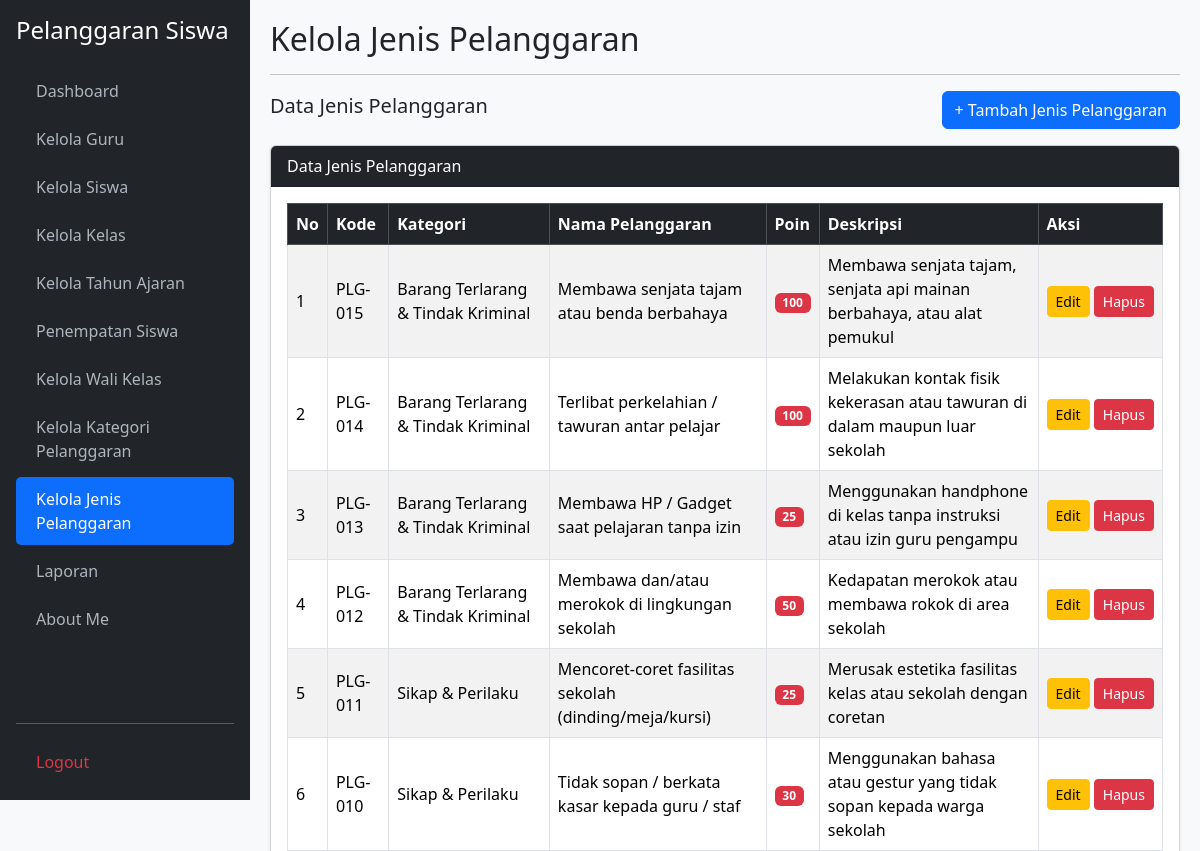
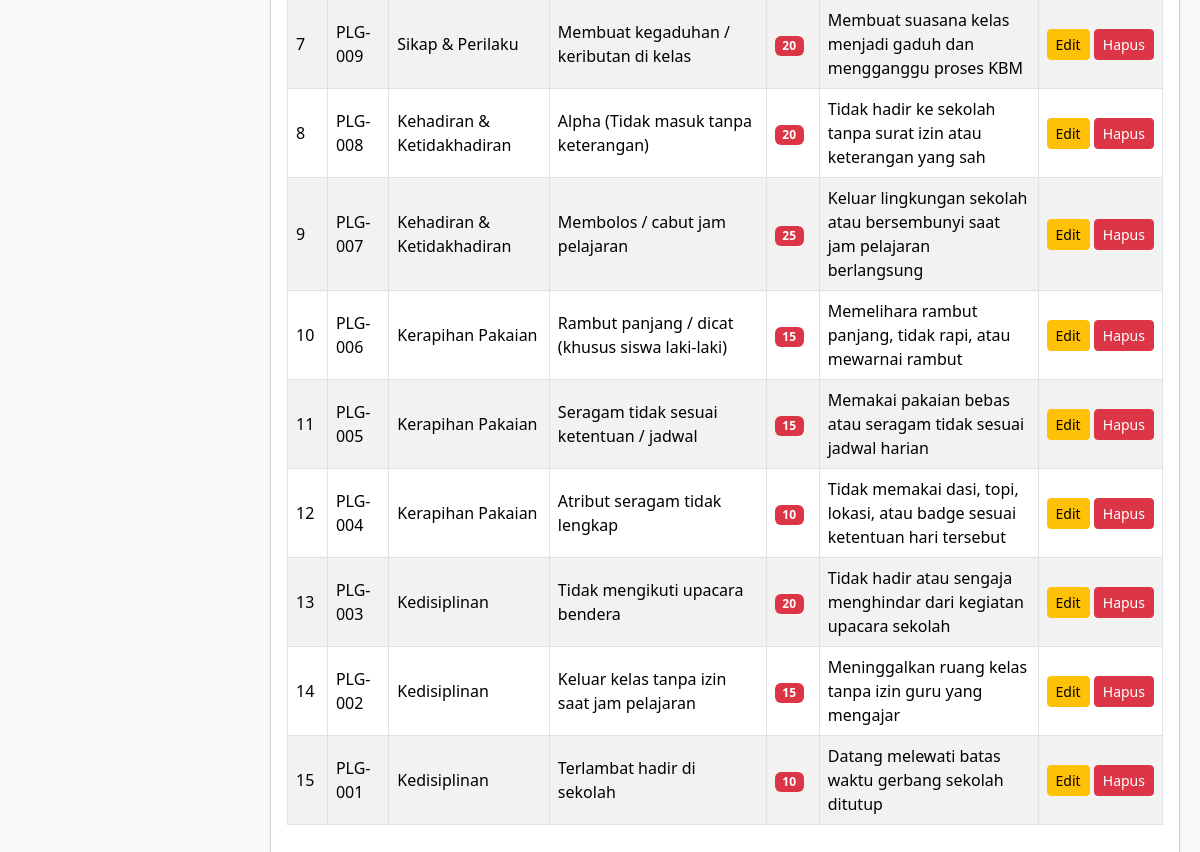
/kelola_jenis_pelanggaran.php (signed in), run on an earlier commit of the app's database (2 pictures, top to bottom).
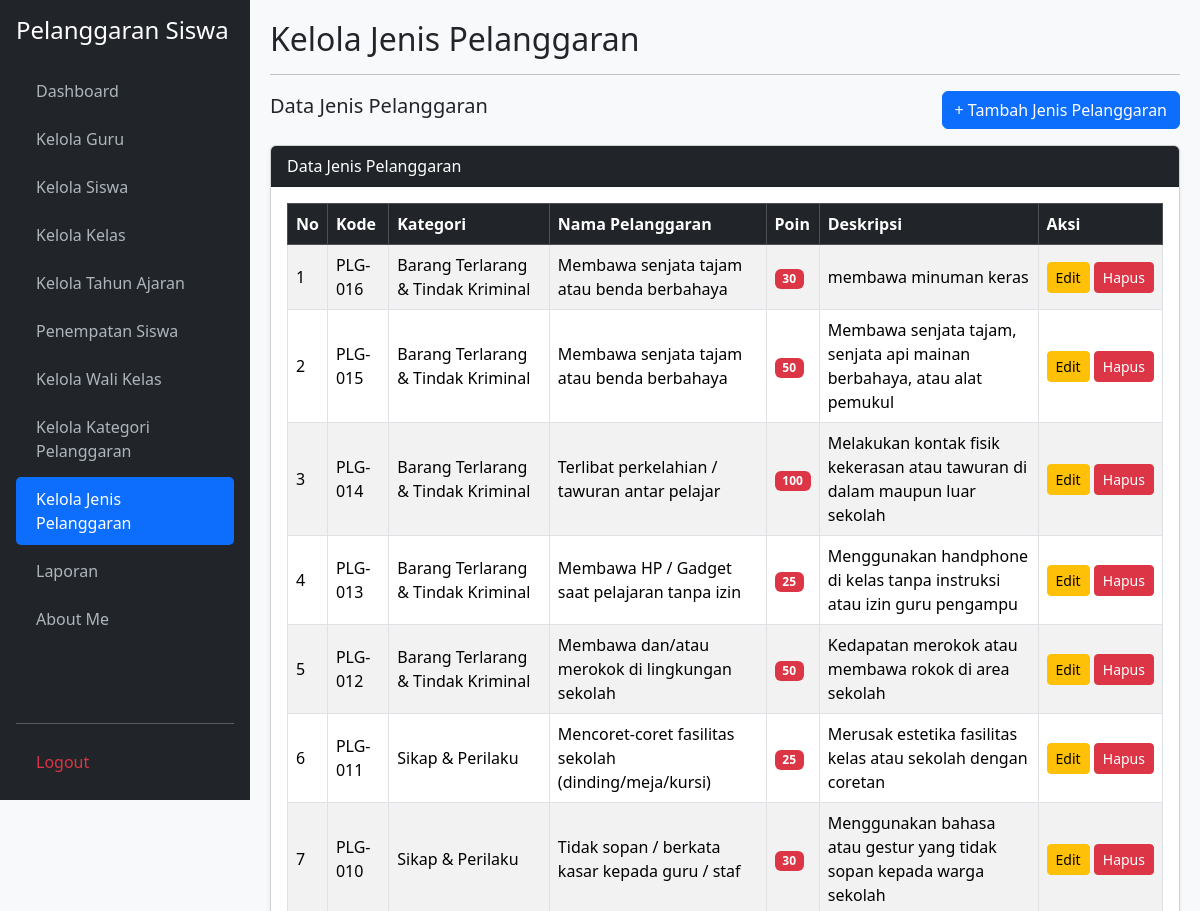
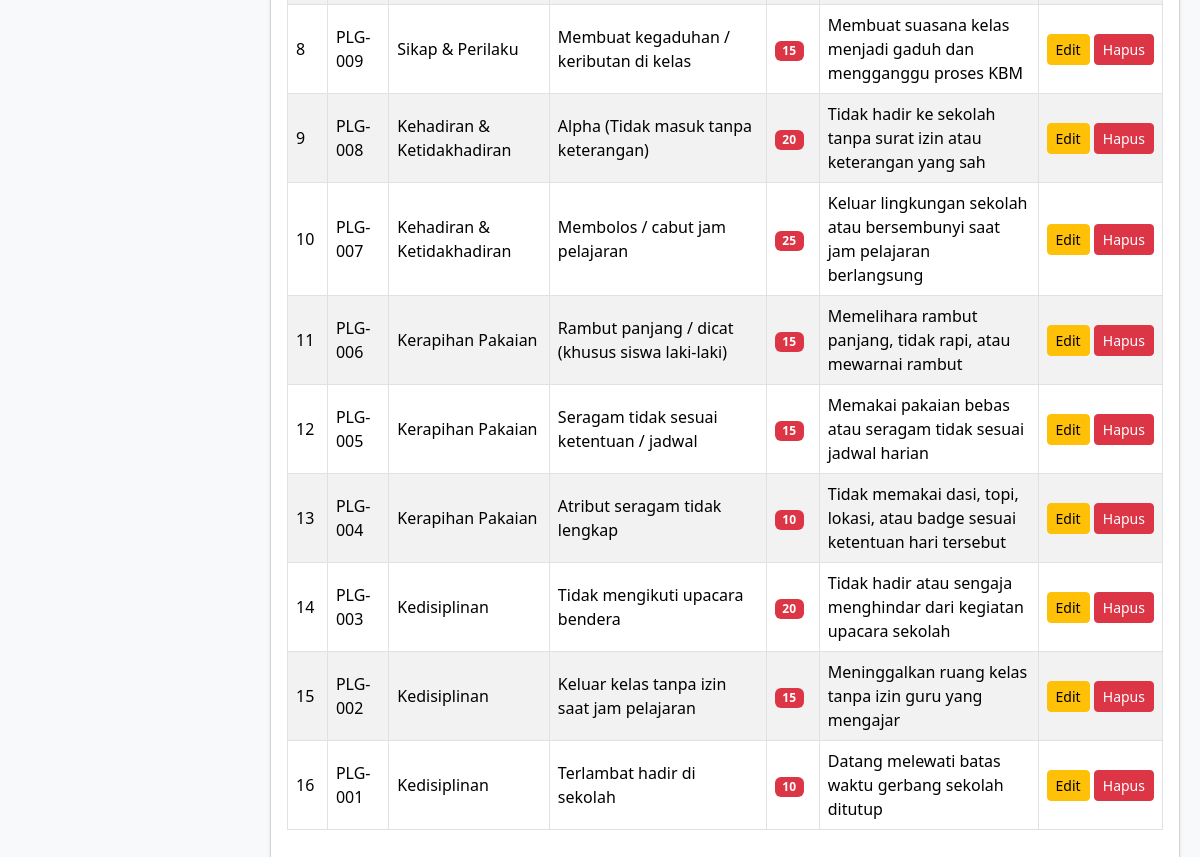
And on a later commit of the database (2 pictures, top to bottom).
### tables this page shows
CREATE TABLE `t_pelanggaran` (
  `id` int(11) NOT NULL,
  `pelanggaran_kategori_id` int(11) NOT NULL,
  `kode` varchar(30) NOT NULL,
  `nama` varchar(150) NOT NULL,
  `poin` int(11) DEFAULT NULL,
  `deskripsi` text DEFAULT NULL,
  `status_aktif` tinyint(1) DEFAULT 1,
  `created_at` timestamp NULL DEFAULT NULL,
  `updated_at` timestamp NULL DEFAULT NULL
);

CREATE TABLE `t_pelanggaran_kategori` (
  `id` int(11) NOT NULL,
  `nama` varchar(100) NOT NULL,
  `deskripsi` text DEFAULT NULL,
  `status_aktif` tinyint(1) DEFAULT 1,
  `created_at` timestamp NULL DEFAULT NULL,
  `updated_at` timestamp NULL DEFAULT NULL
);

### kelola_jenis_pelanggaran.php (the view, shortened to what the changed rows need)
<?php
require_once 'koneksi.php';
function e($value) {
    return htmlspecialchars((string)$value, ENT_QUOTES, 'UTF-8');
}
$aksi = $_GET['aksi'] ?? '';
$edit = null;
$listKategori = mysqli_query($koneksi,
    "SELECT id, nama FROM t_pelanggaran_kategori
     WHERE status_aktif=1 ORDER BY nama ASC");
$data = mysqli_query($koneksi,
    "SELECT p.*, k.nama AS nama_kategori
     FROM t_pelanggaran p
     LEFT JOIN t_pelanggaran_kategori k
     ON p.pelanggaran_kategori_id=k.id
     ORDER BY p.id DESC");
?>
<!DOCTYPE html>
<html lang="id">
<head>
    <link href="https://cdn.jsdelivr.net/npm/bootstrap@5.3.3/dist/css/bootstrap.min.css" rel="stylesheet">
    <link href="https://cdn.datatables.net/2.3.4/css/dataTables.bootstrap5.min.css" rel="stylesheet">
</head>
<body>
<div class="main-content">
    <h2 class="mb-3">
        <?= $edit ? 'Edit Jenis Pelanggaran' : ($aksi === 'tambah' ? 'Tambah Jenis Pelanggaran' : 'Kelola Jenis Pelanggaran'); ?>
    </h2>
    <?php if ($aksi === 'tambah' || $edit): ?>
        <div class="card shadow-sm mb-4">
            <div class="card-header bg-primary text-white">
                <?= $edit ? 'Edit Jenis Pelanggaran' : 'Tambah Jenis Pelanggaran'; ?>
            </div>
            <div class="card-body">
                <form method="POST" action="kelola_jenis_pelanggaran.php">
                    <input type="hidden" name="id" value="<?= e($edit['id'] ?? ''); ?>">
                    <div class="mb-3">
                        <label class="form-label">Kategori Pelanggaran:</label>
                        <select name="pelanggaran_kategori_id" class="form-select" required>
                            <option value="">-- Pilih Kategori --</option>
                            <?php if ($listKategori): while ($k = mysqli_fetch_assoc($listKategori)): ?>
                                <option value="<?= (int)$k['id']; ?>"
                                    <?= (($edit['pelanggaran_kategori_id'] ?? '') == $k['id']) ? 'selected' : ''; ?>>
                                    <?= e($k['nama']); ?>
                                </option>
                            <?php endwhile; endif; ?>
                        </select>
                    </div>
                    <div class="mb-3">
                        <label class="form-label">Kode:</label>
                        <input type="text" name="kode" class="form-control"
                               placeholder="Contoh: PLG-001" value="<?= e($edit['kode'] ?? ''); ?>" required>
                    </div>
                    <div class="mb-3">
                        <label class="form-label">Nama Jenis Pelanggaran:</label>
                        <input type="text" name="nama" class="form-control"
                               value="<?= e($edit['nama'] ?? ''); ?>" required>
                    </div>
                    <div class="mb-3">
                        <label class="form-label">Poin:</label>
                        <input type="number" name="poin" class="form-control"
                               min="0" value="<?= e($edit['poin'] ?? ''); ?>" required>
                    </div>
                    <div class="mb-3">
                        <label class="form-label">Deskripsi / Keterangan:</label>
                        <textarea name="deskripsi" class="form-control" rows="2"><?= e($edit['deskripsi'] ?? ''); ?></textarea>
                    </div>
                    <button type="submit" name="simpan" class="btn btn-primary">
                        <?= $edit ? 'Update Data' : 'Simpan'; ?>
                    </button>
                    <a href="kelola_jenis_pelanggaran.php" class="btn btn-secondary">Batal</a>
                </form>
            </div>
        </div>
    <?php else: ?>
        <div class="card shadow-sm">
            <div class="card-body">
                <div class="table-responsive">
                    <table id="tabelPelanggaran"
                           class="table table-bordered table-striped table-hover align-middle w-100">
                        <thead class="table-dark">
                            <tr>
                                <th>No</th>
                                <th>Kode</th>
                                <th>Kategori</th>
                                <th>Nama Pelanggaran</th>
                                <th>Poin</th>
                                <th>Deskripsi</th>
                                <th>Aksi</th>
                            </tr>
                        </thead>
                        <tbody>
                        <?php if ($data && mysqli_num_rows($data) > 0): ?>
                            <?php $no=1; while ($r = mysqli_fetch_assoc($data)): ?>
                                <tr>
                                    <td><?= $no++; ?></td>
                                    <td><?= e($r['kode']); ?></td>
                                    <td><?= e($r['nama_kategori'] ?? '-'); ?></td>
                                    <td><?= e($r['nama']); ?></td>
                                    <td><span class="badge bg-danger"><?= (int)$r['poin']; ?></span></td>
                                    <td><?= !empty($r['deskripsi']) ? e($r['deskripsi']) : '-'; ?></td>
                                    <td class="text-nowrap">
                                        <a href="kelola_jenis_pelanggaran.php?edit=<?= (int)$r['id']; ?>"
                                           class="btn btn-sm btn-warning">Edit</a>
                                        <a href="kelola_jenis_pelanggaran.php?hapus=<?= (int)$r['id']; ?>"
                                           class="btn btn-sm btn-danger"
                                           onclick="return confirm('Yakin ingin menghapus jenis pelanggaran ini?')">
                                            Hapus
                                        </a>
                                    </td>
                                </tr>
                            <?php endwhile; ?>
                        <?php endif; ?>
                        </tbody>
                    </table>
                </div>
            </div>
        </div>
    <?php endif; ?>
</div>
</body>
</html>

What changed in the data, as far as the page shows it:
added t_pelanggaran: kode "PLG-016", pelanggaran_kategori.nama "Barang Terlarang & Tindak Kriminal", nama "Membawa senjata tajam atau benda berbahaya", poin "30", deskripsi "membawa minuman keras"
changed t_pelanggaran "PLG-015": poin "100" → "50"
changed t_pelanggaran "PLG-009": poin "20" → "15"
